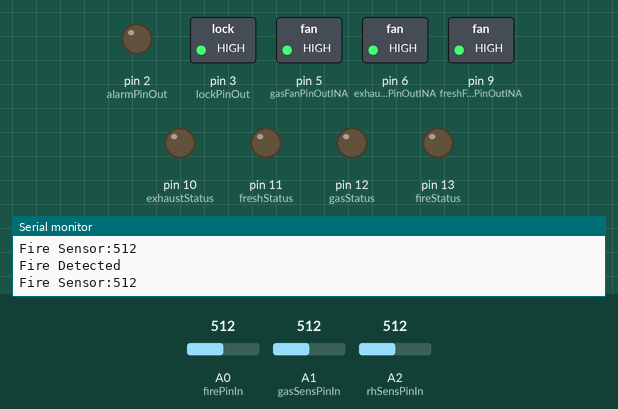
Recording of a sketch running on a simulated Arduino Uno, built with avr-gcc and run on an emulated ATmega328P. Shown: switched loads named in the sketch (green lamp = pin HIGH), output pins drawn as LEDs (lit = HIGH), the last lines printed to the serial monitor. The inputs (shaded band) are chosen by the test bench; at power-on: A0 (firePinIn) = 512, A1 (gasSensPinIn) = 512, A2 (rhSensPinIn) = 512.

Above: at 0.1 s.
At 11.1 s:
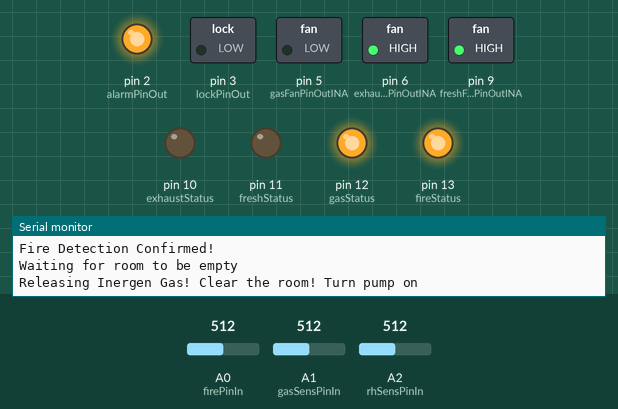
At 23.1 s:
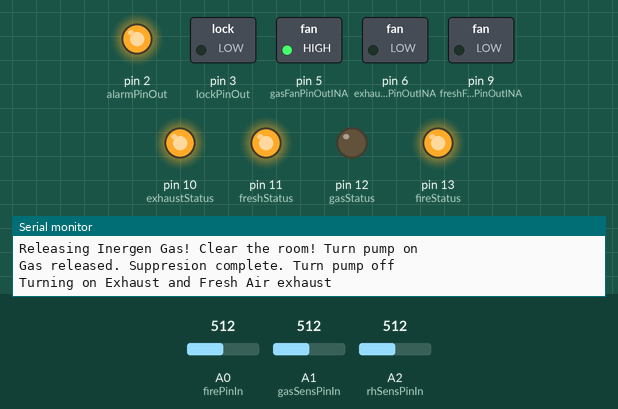
At 35.1 s:
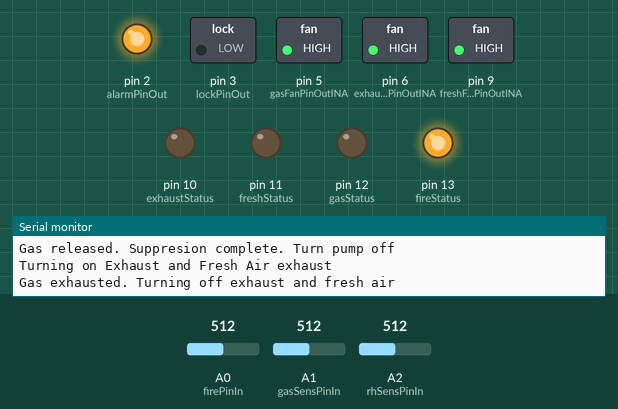
Timing chart, 0 to 36.6 s (numbered marks = the images above):
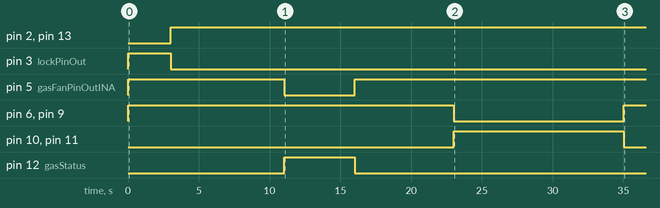

Measured:
- by itself, pin 2 (alarmPinOut), pin 13 (fireStatus): LOW → HIGH at 3.0 s
- by itself, pin 3 (lockPinOut): HIGH → LOW at 3.0 s
- by itself, pin 5 (gasFanPinOutINA): HIGH → LOW at 11.0 s, → HIGH 5.0 s later
- by itself, pin 6 (exhaustFanPinOutINA), pin 9 (freshFanPinOutINA): HIGH → LOW at 23.0 s, → HIGH 12.0 s later
- by itself, pin 10 (exhaustStatus), pin 11 (freshStatus): LOW → HIGH at 23.0 s, → LOW 12.0 s later
- by itself, pin 12 (gasStatus): LOW → HIGH at 11.0 s, → LOW 5.0 s later

The sketch:

FORNANO.ino
```cpp
//7set up of ports
const int firePinIn = A0; // Normally 800
const int rhSensPinIn = A2; // Normally 90
const int gasSensPinIn = A1; // Normally 60

const int alarmPinOut = 2;
const int lockPinOut = 3;
const int gasFanPinOutINA = 5;
//const int gasFanPinOutINB = 11;
const int exhaustFanPinOutINA = 6;
//const int exhaustFanPinOutINB = 13;
const int freshFanPinOutINA = 9;
//const int freshFanPinOutINB = 8;

//Scada
const int exhaustStatus = 10;
const int freshStatus = 11;
const int gasStatus = 12;
const int fireStatus = 13;

boolean fireExtinguished = false;
int i = 0;

void setup() {
  //analog in
  pinMode(firePinIn, INPUT);
  pinMode(rhSensPinIn, INPUT);
  pinMode(gasSensPinIn, INPUT);

  //digital out
  pinMode(alarmPinOut, OUTPUT);
  pinMode(lockPinOut, OUTPUT);
  pinMode(gasFanPinOutINA, OUTPUT);
  pinMode(exhaustFanPinOutINA, OUTPUT);
  pinMode(freshFanPinOutINA, OUTPUT);

  pinMode(exhaustStatus, OUTPUT);
  pinMode(freshStatus, OUTPUT);
  pinMode(gasStatus, OUTPUT);
  pinMode(fireStatus, OUTPUT);


  digitalWrite(exhaustStatus, LOW);
  digitalWrite(freshStatus, LOW);
  digitalWrite(gasStatus, LOW);
  digitalWrite(fireStatus, LOW);

  // setup values
  digitalWrite(alarmPinOut, LOW);
  digitalWrite(lockPinOut, HIGH);
  digitalWrite(gasFanPinOutINA, HIGH);
  digitalWrite(exhaustFanPinOutINA, HIGH);
  digitalWrite(freshFanPinOutINA, HIGH);
  Serial.begin(9600);
}

void loop() {

  setup();
  Serial.println("Setup Done.");

   if (!fireExtinguished){
      Serial.println("RH Sensor:" + String(analogRead(rhSensPinIn)));
      Serial.println("Gas Sensor:" + String(analogRead(gasSensPinIn)));
      Serial.println("Fire Sensor:" + String(analogRead(firePinIn)));

      if (int(analogRead(firePinIn)) < 800){
        Serial.println("Fire Detected");
        Serial.println("Fire Sensor:" + String(analogRead(firePinIn)));

        delay(3000); // wait for 10 sec

        Serial.println("CO Sensor:" + String(analogRead(rhSensPinIn)));

        if (int(analogRead(firePinIn)) < 800) {

          Serial.println("Fire Detection Confirmed!");
          digitalWrite(alarmPinOut, HIGH);
          digitalWrite(lockPinOut, LOW);

          digitalWrite(fireStatus, HIGH);

          delay(3000);

          Serial.println("Waiting for room to be empty");
          delay(5000);


          Serial.println("Releasing Inergen Gas! Clear the room! Turn pump on");
          digitalWrite(gasFanPinOutINA, LOW);

          //SCADA variables

            digitalWrite(gasStatus, HIGH);


          //Wait for gas to enter room
          delay(5000);

          //Stop gas pump
          digitalWrite(gasFanPinOutINA, HIGH);

          digitalWrite(gasStatus, LOW);

          Serial.println("Gas released. Suppresion complete. Turn pump off");
          delay(7000);


          Serial.println("Turning on Exhaust and Fresh Air exhaust");
          digitalWrite(exhaustFanPinOutINA, LOW);

          digitalWrite(exhaustStatus, HIGH);

          digitalWrite(freshFanPinOutINA, LOW);

          digitalWrite(freshStatus, HIGH);

          delay(10000);

          Serial.println("Gas exhausted. Turning off exhaust and fresh air");
          delay(2000);
          digitalWrite(exhaustFanPinOutINA, HIGH);
          digitalWrite(freshFanPinOutINA, HIGH);


          digitalWrite(exhaustStatus, LOW);
          digitalWrite(freshStatus, LOW);


          int p = 0;
          delay(2000);
          Serial.println("Checking for any leftover gas");
          delay(2000);
          int gasLevel = analogRead(gasSensPinIn);
          while (gasLevel > 200){
            if(p > 5)
            break;
            delay(1000);
            Serial.println("Gas Detected. Turn on exhaust fan and fresh air fan");
            Serial.println("Gas Sensor:" + String(analogRead(rhSensPinIn)));
            Serial.println("RH Sensor:" + String(analogRead(gasSensPinIn)));
            digitalWrite(exhaustFanPinOutINA, LOW);
            digitalWrite(freshFanPinOutINA, LOW);


            //Scada variables
            digitalWrite(exhaustStatus, HIGH);
            digitalWrite(freshStatus, HIGH);
            p++;
            delay(5000);
            gasLevel = analogRead(gasSensPinIn);
          }

          Serial.println("Gas disperesed. Turning off exhaust and fresh air fan");
          Serial.println("RH Sensor:" + String(analogRead(rhSensPinIn)));
          Serial.println("Gas Sensor:" + String(analogRead(gasSensPinIn)));
          digitalWrite(exhaustFanPinOutINA, HIGH);
          digitalWrite(freshFanPinOutINA, HIGH);
          //Scada variables
          digitalWrite(exhaustStatus, LOW);
          digitalWrite(freshStatus, LOW);
          delay(2000);
          digitalWrite(lockPinOut, LOW);

          Serial.println("Checking for fire inside");
          delay(10000);

          int i = 0;
          int flag = 0;
          while (analogRead(firePinIn) < 800) { // if fire still inside alarm cannot be turn off

            Serial.println("Fire still present");
            digitalWrite(alarmPinOut, HIGH);
            digitalWrite(lockPinOut, LOW);
            flag = 1;

            digitalWrite(fireStatus, HIGH);

            delay(2000);

            delay(500);
            i++;// wait 5sec fire should gone away
            if (i > 10 ) break;
          }

          if(flag == 1)
          {
              digitalWrite(alarmPinOut, HIGH);// fire inside, don't turn alarm off
              digitalWrite(lockPinOut, HIGH);
              fireExtinguished = true;

              digitalWrite(fireStatus, HIGH);
              delay(5000);
          }
          else if(flag == 0)
          {

              digitalWrite(alarmPinOut, LOW);// no fire inside we can turn alarm off
              digitalWrite(lockPinOut, HIGH);
              fireExtinguished = true;

              digitalWrite(fireStatus, LOW);

          }
          else
          {
            }
        }
      }
    }
   delay(1000);  // wait for 10 sec

}
```
